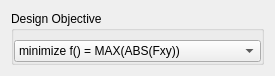
<?xml version="1.0" encoding="UTF-8"?>
<ui version="4.0">
 <class>DesignObjectiveWidget</class>
 <widget class="QWidget" name="DesignObjectiveWidget">
  <property name="geometry">
   <rect>
    <x>0</x>
    <y>0</y>
    <width>275</width>
    <height>62</height>
   </rect>
  </property>
  <property name="windowTitle">
   <string>Form</string>
  </property>
  <layout class="QVBoxLayout" name="verticalLayout_2">
   <item>
    <widget class="QGroupBox" name="groupBox">
     <property name="title">
      <string>Design Objective</string>
     </property>
     <property name="flat">
      <bool>true</bool>
     </property>
     <layout class="QVBoxLayout" name="verticalLayout">
      <property name="leftMargin">
       <number>0</number>
      </property>
      <property name="rightMargin">
       <number>0</number>
      </property>
      <property name="bottomMargin">
       <number>0</number>
      </property>
      <item>
       <widget class="QComboBox" name="comboBox">
        <item>
         <property name="text">
          <string>minimize f() = MAX(ABS(Fxy))</string>
         </property>
        </item>
       </widget>
      </item>
     </layout>
    </widget>
   </item>
  </layout>
 </widget>
 <resources/>
 <connections/>
</ui>
